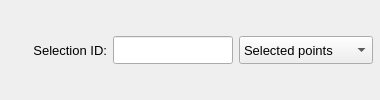
       <widget class="QFrame" name="frame_4">
        <property name="minimumSize">
         <size>
          <width>360</width>
          <height>40</height>
         </size>
        </property>
        <property name="maximumSize">
         <size>
          <width>380</width>
          <height>120</height>
         </size>
        </property>
        <property name="frameShape">
         <enum>QFrame::Shape::NoFrame</enum>
        </property>
        <property name="frameShadow">
         <enum>QFrame::Shadow::Raised</enum>
        </property>
        <layout class="QGridLayout" name="gridLayout_5">
         <property name="leftMargin">
          <number>2</number>
         </property>
         <property name="topMargin">
          <number>2</number>
         </property>
         <property name="rightMargin">
          <number>2</number>
         </property>
         <property name="bottomMargin">
          <number>2</number>
         </property>
         <property name="horizontalSpacing">
          <number>6</number>
         </property>
         <property name="verticalSpacing">
          <number>2</number>
         </property>
         <item row="0" column="0">
          <spacer name="horizontalSpacer">
           <property name="orientation">
            <enum>Qt::Orientation::Horizontal</enum>
           </property>
           <property name="sizeHint" stdset="0">
            <size>
             <width>40</width>
             <height>20</height>
            </size>
           </property>
          </spacer>
         </item>
         <item row="0" column="2">
          <widget class="QLineEdit" name="lineEdit_selection_id">
           <property name="minimumSize">
            <size>
             <width>120</width>
             <height>28</height>
            </size>
           </property>
           <property name="maximumSize">
            <size>
             <width>120</width>
             <height>28</height>
            </size>
           </property>
           <property name="font">
            <font>
             <family>MS Shell Dlg 2</family>
             <pointsize>10</pointsize>
             <italic>false</italic>
             <bold>false</bold>
            </font>
           </property>
           <property name="focusPolicy">
            <enum>Qt::FocusPolicy::ClickFocus</enum>
           </property>
           <property name="styleSheet">
            <string notr="true"/>
           </property>
           <property name="alignment">
            <set>Qt::AlignmentFlag::AlignCenter</set>
           </property>
          </widget>
         </item>
         <item row="0" column="1">
          <widget class="QLabel" name="label_2">
           <property name="minimumSize">
            <size>
             <width>100</width>
             <height>28</height>
            </size>
           </property>
           <property name="maximumSize">
            <size>
             <width>100</width>
             <height>28</height>
            </size>
           </property>
           <property name="font">
            <font>
             <family>MS Shell Dlg 2</family>
             <pointsize>10</pointsize>
             <italic>false</italic>
             <bold>false</bold>
            </font>
           </property>
           <property name="text">
            <string>Selection ID:</string>
           </property>
           <property name="alignment">
            <set>Qt::AlignmentFlag::AlignRight|Qt::AlignmentFlag::AlignTrailing|Qt::AlignmentFlag::AlignVCenter</set>
           </property>
          </widget>
         </item>
         <item row="0" column="3">
          <widget class="QComboBox" name="comboBox_attribution_type">
           <property name="minimumSize">
            <size>
             <width>0</width>
             <height>28</height>
            </size>
           </property>
           <property name="maximumSize">
            <size>
             <width>16777215</width>
             <height>28</height>
            </size>
           </property>
           <property name="font">
            <font>
             <pointsize>10</pointsize>
             <bold>false</bold>
            </font>
           </property>
           <property name="currentIndex">
            <number>1</number>
           </property>
           <item>
            <property name="text">
             <string>Selected nodes</string>
            </property>
           </item>
           <item>
            <property name="text">
             <string>Selected points</string>
            </property>
           </item>
           <item>
            <property name="text">
             <string>Selected lines</string>
            </property>
           </item>
           <item>
            <property name="text">
             <string>Selected faces</string>
            </property>
           </item>
           <item>
            <property name="text">
             <string>Selected volumes</string>
            </property>
           </item>
          </widget>
         </item>
         <item row="0" column="4">
          <spacer name="horizontalSpacer_2">
           <property name="orientation">
            <enum>Qt::Orientation::Horizontal</enum>
           </property>
           <property name="sizeHint" stdset="0">
            <size>
             <width>40</width>
             <height>20</height>
            </size>
           </property>
          </spacer>
         </item>
        </layout>
       </widget>
